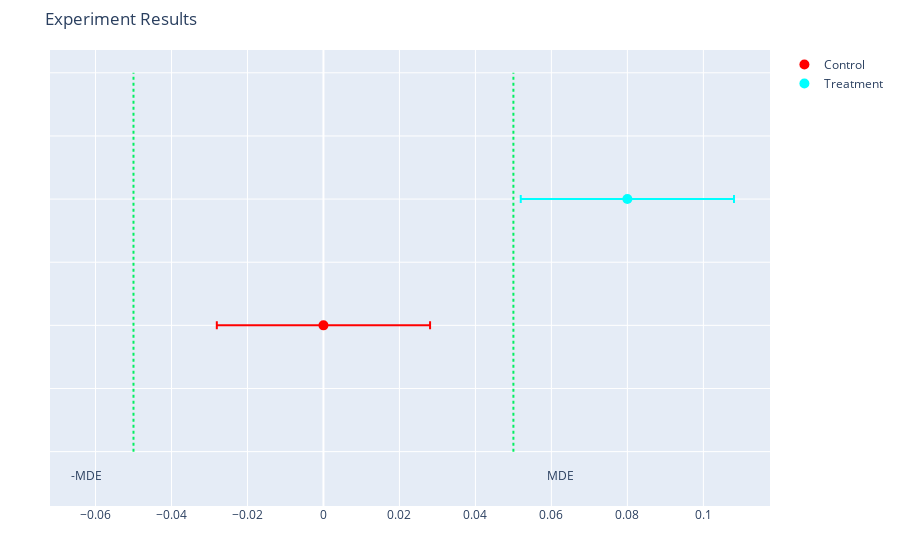

The notebook cell this image was saved under:
### Code cell
# Confidence Intervals result for case 2

confidence_intervals_2 = ab_exp.get_experiment_results(min_sample_size, .08, min_sample_size, .16, 'Confidence Intervals')
confidence_intervals_2

### Figure 1 — Plotly figure (JSON) as saved in the notebook; plotly's stock layout.template omitted (floating-point values rounded to 4 significant figures)
{"data": [{"error_x": {"array": [-0.02807, 0, 0.02807], "symmetric": true, "type": "data"}, "marker": {"color": "red", "size": 10}, "mode": "markers", "name": "Control", "type": "scatter", "x": [0], "y": [5]}, {"error_x": {"array": [0.02807, 0.08, 0.02807], "symmetric": true, "type": "data"}, "marker": {"color": "cyan", "size": 10}, "mode": "markers", "name": "Treatment", "type": "scatter", "x": [0.08], "y": [7]}, {"line": {"color": "#04ef62", "dash": "dot"}, "mode": "lines", "name": "-MDE", "showlegend": false, "type": "scatter", "x": [-0.05, -0.05], "y": [3, 9]}, {"line": {"color": "#04ef62", "dash": "dot"}, "mode": "lines", "name": "MDE", "showlegend": false, "type": "scatter", "x": [0.05, 0.05], "y": [3, 9]}, {"mode": "text", "showlegend": false, "text": "MDE", "textposition": "top center", "type": "scatter", "x": [0.0625], "y": [2.5]}, {"mode": "text", "showlegend": false, "text": "-MDE", "textposition": "top center", "type": "scatter", "x": [-0.0625], "y": [2.5]}], "layout": {"autosize": true, "margin": {"b": 50, "l": 50, "r": 50, "t": 50}, "showlegend": true, "title": {"text": "Experiment Results"}, "xaxis": {"title": {"text": ""}}, "yaxis": {"showticklabels": false, "title": {"text": ""}}}}
